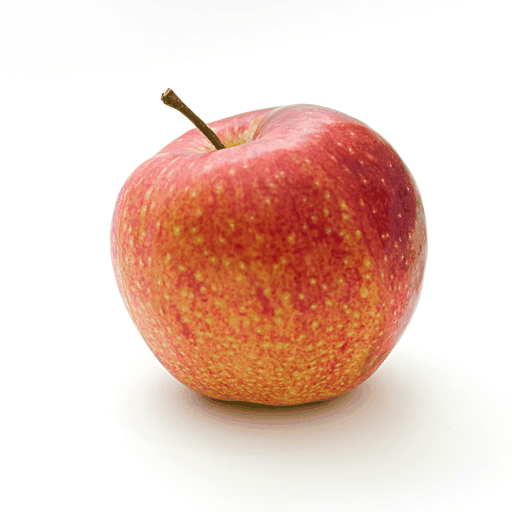
#> input picture Midterms/MultimediaComputing/HW1/original_image.png, 512 x 512 px
$ python 1_image_log_transform.py
#> lines starting #> are read from the running program, lines starting #| are printed output that depends on the picture
import numpy as np
import cv2

INPUT = "original_image.png"
OUTPUT = "1_image_log_transform.png"

# 1) Read the RGB image (OpenCV loads it in BGR order) and convert to grayscale
img = cv2.imread(INPUT, cv2.IMREAD_COLOR)
#> img is the input picture: shape (512, 512, 3); mean B, G, R 195, 205.8, 235
if img is None:
    raise SystemExit(f"Cannot read {INPUT}")
gray = cv2.cvtColor(img, cv2.COLOR_BGR2GRAY)
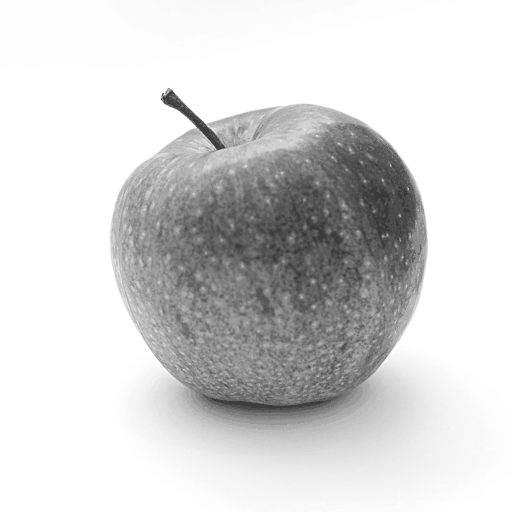
#> gray: shape (512, 512); min 58, max 255, mean 213.3

# 2) Normalize intensities to [0, 1]
I_old = gray.astype(np.float64) / 255.0

# 3) Log transform: I_new = c * log(1 + I_old),  c = 255 / log(1 + max(I_old))
c = 255.0 / np.log(1.0 + np.max(I_old))
#> c = 367.9
I_new = c * np.log(1.0 + I_old)
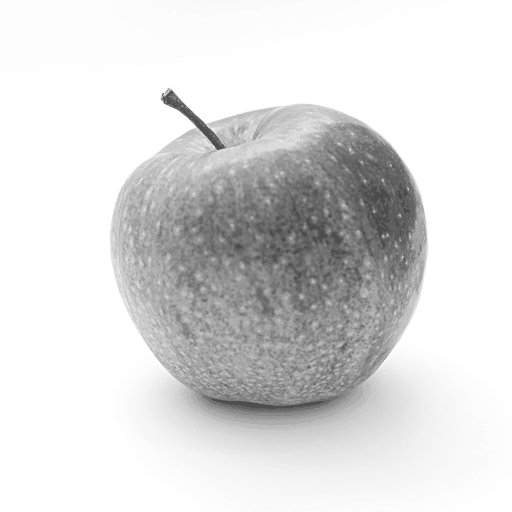
#> I_new: shape (512, 512) float64; min 75.39, max 255, mean 220.3

# 4) Back to 8-bit (uint8 cast, as in the lecture's gamma example) and save
result = np.clip(I_new, 0, 255).astype(np.uint8)
cv2.imwrite(OUTPUT, result)
print(f"c = {c:.4f}, output range {result.min()}..{result.max()}, saved {OUTPUT}")
#| c = 367.8872, output range 75..255, saved 1_image_log_transform.png
